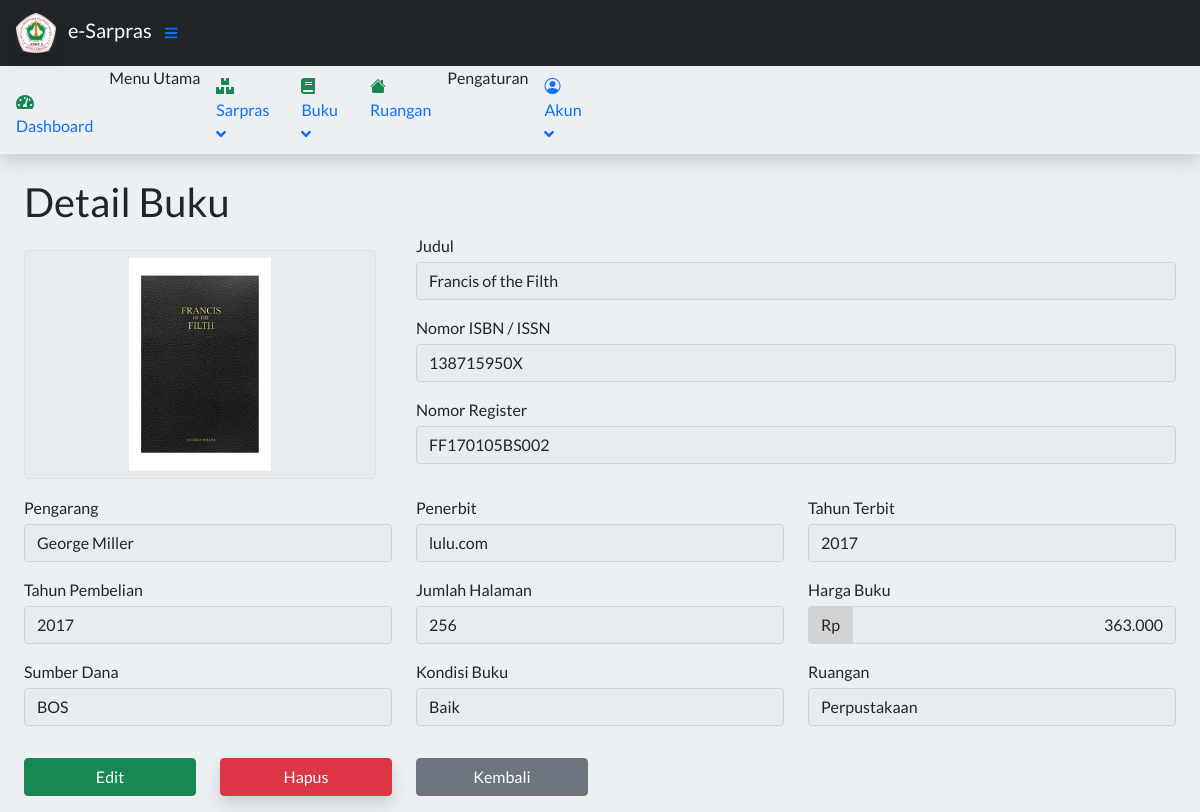
/index.php?page=DetailBuku&id=2 (signed in), run on the app's committed database.
### tables this page shows
CREATE TABLE `tbuku` (
  `idBuku` int(11) NOT NULL,
  `judulBuku` varchar(50) NOT NULL,
  `fotoBuku` varchar(255) DEFAULT 'book.svg',
  `nomorBuku` varchar(30) DEFAULT NULL,
  `pengarang` varchar(30) NOT NULL,
  `penerbit` varchar(30) NOT NULL,
  `tahunTerbit` int(4) NOT NULL,
  `jumlahHalaman` int(4) DEFAULT NULL,
  `nomorRegister` varchar(30) DEFAULT NULL,
  `tahunPembelian` int(4) DEFAULT NULL,
  `hargaBuku` int(7) DEFAULT 0,
  `sumberDana` enum('BOS','BOSDA') NOT NULL,
  `kondisiBuku` enum('Baik','Rusak') NOT NULL,
  `linkRuangan` int(11) NOT NULL,
  `isDeleted` tinyint(1) NOT NULL DEFAULT 0
);

CREATE TABLE `truangan` (
  `idRuangan` int(11) NOT NULL,
  `namaRuangan` varchar(30) NOT NULL,
  `isDeleted` tinyint(1) NOT NULL DEFAULT 0
);

### contents/Buku/detailbuku.php (the view, shortened to what this page needs)
<?php
     require 'config/bukufunctions.php';
    $id = $_GET['id'];
    $result = mysqli_query($db, "SELECT * FROM tbuku WHERE idbuku='$id'");
    $buku = mysqli_fetch_assoc($result);
    $query = mysqli_query($db, "SELECT * FROM truangan WHERE idRuangan = '$buku[linkRuangan]'");
    $ruangan = (mysqli_fetch_assoc($query));
    $nilai = $buku['hargaBuku'];
    $harga = number_format($nilai,0,',','.');
 ?>
<main>
  <div class="container-fluid px-4">
    <h1 class="mt-4">Detail Buku</h1>
    <div class="row">
           <div class="col-md-4 mt-3">
            <div class="text-center border rounded position-relative" style="background-color:rgb(233,236,239);height:14.3rem; max-width:22rem;">
                <div class="position-absolute start-50 top-50 translate-middle">
                 <img class="" src="Assets/img/buku/<?= $buku['fotoBuku']?>" alt="Foto buku" style="height:13.3rem; max-width:21rem;">
                </div>
            </div>
        </div>
        <div class="col-md-8">
            <label for="judulBuku">Judul</label>
            <input type="text" class="form-control mb-3 mt-1" id="disabledInput" name="judulBuku" disabled value="<?= $buku['judulBuku'] ?>">
            <label for="nomorBuku">Nomor ISBN / ISSN</label>
            <input type="text" class="form-control mb-3 mt-1" id="disabledInput" name="nomorBuku" disabled value="<?= $buku['nomorBuku'] ?>">
            <label for="nomorRegister">Nomor Register</label>
            <input type="text" class="form-control mb-3 mt-1" id="disabledInput" name="nomorRegister" disabled value="<?= $buku['nomorRegister'] ?>">
        </div>
    </div>
    <div class="row mt-3">
        <div class="col-md">
            <label for="">Pengarang</label>
            <input type="text" class="form-control mt-1" id="disabledInput" name="pengarang" disabled value="<?= $buku['pengarang'] ?>">
        </div>
        <div class="col-md">
            <label for="">Penerbit</label>
            <input type="text" class="form-control mt-1" id="disabledInput" name="penerbit" disabled value="<?= $buku['penerbit'] ?>">
        </div>
        <div class="col-md ">
            <label for="">Tahun Terbit</label>
            <input type="text" class="form-control mt-1" id="disabledInput" name="tahunTerbit" disabled value="<?= $buku['tahunTerbit'] ?>">
        </div>
    </div>
    <div class="row ">
           <div class="col-md mt-3">
             <label for="">Tahun Pembelian</label>
             <input type="text" class="form-control mt-1" id="disabledInput" name="tahunPembelian" disabled value="<?= $buku['tahunPembelian'] ?>">
        </div>
        <div class="col-md mt-3">
            <label for="">Jumlah Halaman</label>
            <input type="text" class="form-control mt-1" id="disabledInput" name="jumlahHalaman" disabled value="<?= $buku['jumlahHalaman'] ?>">
        </div>
        <div class="col-md mt-3">
            <label for="">Harga Buku</label>
            <div class="input-group">
              <div class="input-group-text mt-1" style="background-color:lightgrey;">Rp</div>
              <input type="text" class="form-control mt-1 text-end" id="disabledInput" name="hargaBuku" disabled value="<?= $harga ?>">
            </div>
        </div>
    </div>
        <div class="row mb-3">
           <div class="col-md mt-3">
             <label for="">Sumber Dana</label>
             <input type="text" class="form-control mt-1" id="disabledInput" name="sumberDana" disabled value="<?= $buku['sumberDana'] ?>">
        </div>
         <div class="col-md mt-3">
             <label for="">Kondisi Buku</label>
             <input type="text" class="form-control mt-1" id="disabledInput" name="kondisiBuku" disabled value="<?= $buku['kondisiBuku'] ?>">
        </div>
         <div class="col-md mt-3">
             <label for="">Ruangan</label>
             <input type="text" class="form-control mt-1" id="disabledInput" name="namaRuangan" disabled value="<?= $ruangan['namaRuangan'] ?>">
        </div>
</div>
     <div class="row">
            <div class="col-md-2 mt-3">
                <div class="d-grid">
                          <a href="index.php?page=EditBuku&id=<?php echo $buku['idBuku']; ?>" class="btn btn-success  <?= eclGuest ?>">Edit</a>
                </div>
            </div>
               <div class="col-md-2 mt-3 ">
            <div class="d-grid">
                    <button type="button" class="btn btn-danger shadow <?= eclGuest ?>" data-bs-toggle="modal" data-bs-target="#exampleModal">Hapus</button>
                </div>
            </div>
            <div class="col-md-2 mt-3 mb-3">
            <div class="d-grid">
                     <a href="index.php?page=DaftarBuku"class="btn btn-secondary")>Kembali</a>
                </div>
            </div>
        </div>
  </div>
</main>

### index.php (style rules this page uses)
body { background-color: rgb(237, 240, 243); font-family: 'Lato', sans-serif; }

### data on the page
tbuku: fotoBuku (picture), judulBuku "Francis of the Filth", nomorBuku "138715950X", nomorRegister "FF170105BS002", pengarang "George Miller", penerbit "lulu.com", tahunTerbit "2017", tahunPembelian "2017", jumlahHalaman "256", hargaBuku "363.000", sumberDana "BOS", kondisiBuku "Baik"
truangan: namaRuangan "Perpustakaan"
